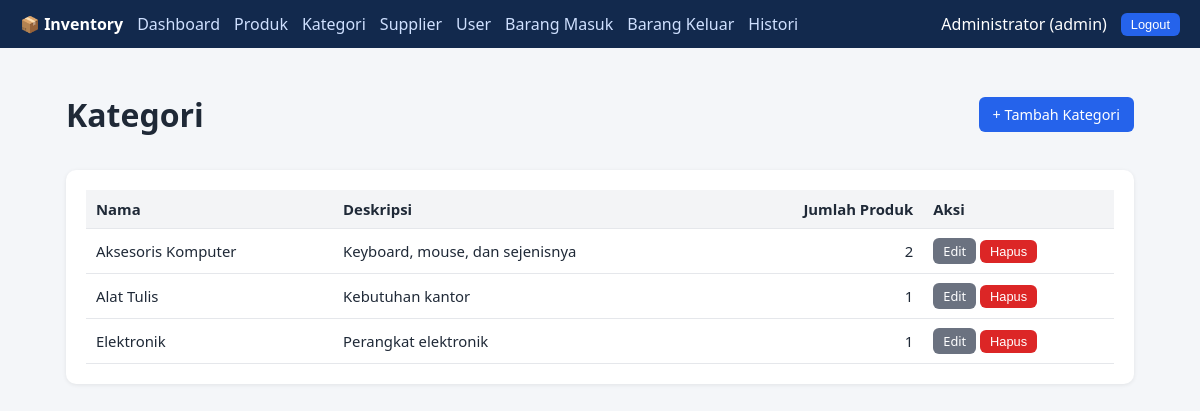
Screenshot of /categories/index.php (signed in) with the database file from the repository.
### tables this page shows
CREATE TABLE categories (
    id          INT PRIMARY KEY AUTO_INCREMENT,
    name        VARCHAR(100) NOT NULL UNIQUE,
    description VARCHAR(255) NULL
);

### helpers/escape.php (called while the page is built, shortened)
<?php
function e(mixed $value): string
{
    return htmlspecialchars((string) $value, ENT_QUOTES, 'UTF-8');
}
function url(string $path = ''): string
{
    return BASE_URL . $path;
}

### config/database.php (called while the page is built, shortened)
<?php
function db(): PDO
{
    static $pdo = null;
    if ($pdo === null) {
        $pdo = new PDO(
            'mysql:host=' . DB_HOST . ';dbname=' . DB_NAME . ';charset=utf8mb4',
            DB_USER,
            DB_PASS,
            [
                PDO::ATTR_ERRMODE            => PDO::ERRMODE_EXCEPTION,
                PDO::ATTR_DEFAULT_FETCH_MODE => PDO::FETCH_ASSOC,
                PDO::ATTR_EMULATE_PREPARES   => false,
            ]
        );
    }
    return $pdo;
}

### public/categories/index.php (the view, shortened to what this page needs)
<?php
$rows = db()->query(
    'SELECT c.id, c.name, c.description, COUNT(p.id) AS total_products
     FROM categories c LEFT JOIN products p ON p.category_id = c.id
     GROUP BY c.id, c.name, c.description ORDER BY c.name'
)->fetchAll();
require __DIR__ . '/../../views/header.php';
?>
<div class="top"><h1>Kategori</h1><a class="btn" href="<?= e(url('/categories/form.php')) ?>">+ Tambah Kategori</a></div>
<div class="card"><table>
    <tr><th>Nama</th><th>Deskripsi</th><th class="right">Jumlah Produk</th><th>Aksi</th></tr>
    <?php foreach ($rows as $r): ?>
    <tr>
        <td><?= e($r['name']) ?></td><td><?= e($r['description']) ?></td><td class="right"><?= e($r['total_products']) ?></td>
        <td>
            <a class="btn btn-sm btn-gray" href="<?= e(url('/categories/form.php?id=' . (int) $r['id'])) ?>">Edit</a>
            <form method="post" action="<?= e(url('/categories/delete.php')) ?>" style="display:inline" onsubmit="return confirm('Hapus kategori ini?')">
                <button class="btn btn-sm btn-danger">Hapus</button>
            </form>
        </td>
    </tr>
    <?php endforeach; ?>
</table></div>
<?php require __DIR__ . '/../../views/footer.php'; ?>

### public/assets/style.css (style rules this page uses)
* { box-sizing:border-box }
body { font-family:system-ui,Segoe UI,Arial,sans-serif;margin:0;background:#f4f6f9;color:#1f2937 }
.card { background:#fff;border-radius:10px;padding:20px;box-shadow:0 1px 4px rgba(0,0,0,.08);margin-bottom:20px }
table { width:100%;border-collapse:collapse }
th,td { padding:9px 10px;border-bottom:1px solid #e5e7eb;text-align:left;font-size:.93rem }
th { background:#f3f4f6 }
.btn { display:inline-block;padding:8px 14px;border:0;border-radius:6px;background:#2563eb;color:#fff;cursor:pointer;text-decoration:none;font-size:.9rem }
.btn-sm { padding:4px 10px;font-size:.8rem }
.btn-danger { background:#dc2626 }
.btn-gray { background:#6b7280 }
.right { text-align:right }
.top { display:flex;justify-content:space-between;align-items:center;margin-bottom:12px }

### rows the page displays
categories: name "Aksesoris Komputer", description "Keyboard, mouse, dan sejenisnya", total_products "2"
categories: name "Alat Tulis", description "Kebutuhan kantor", total_products "1"
categories: name "Elektronik", description "Perangkat elektronik", total_products "1"

### other values shown
$user['full_name'] "Administrator"
$user['role'] "admin"
